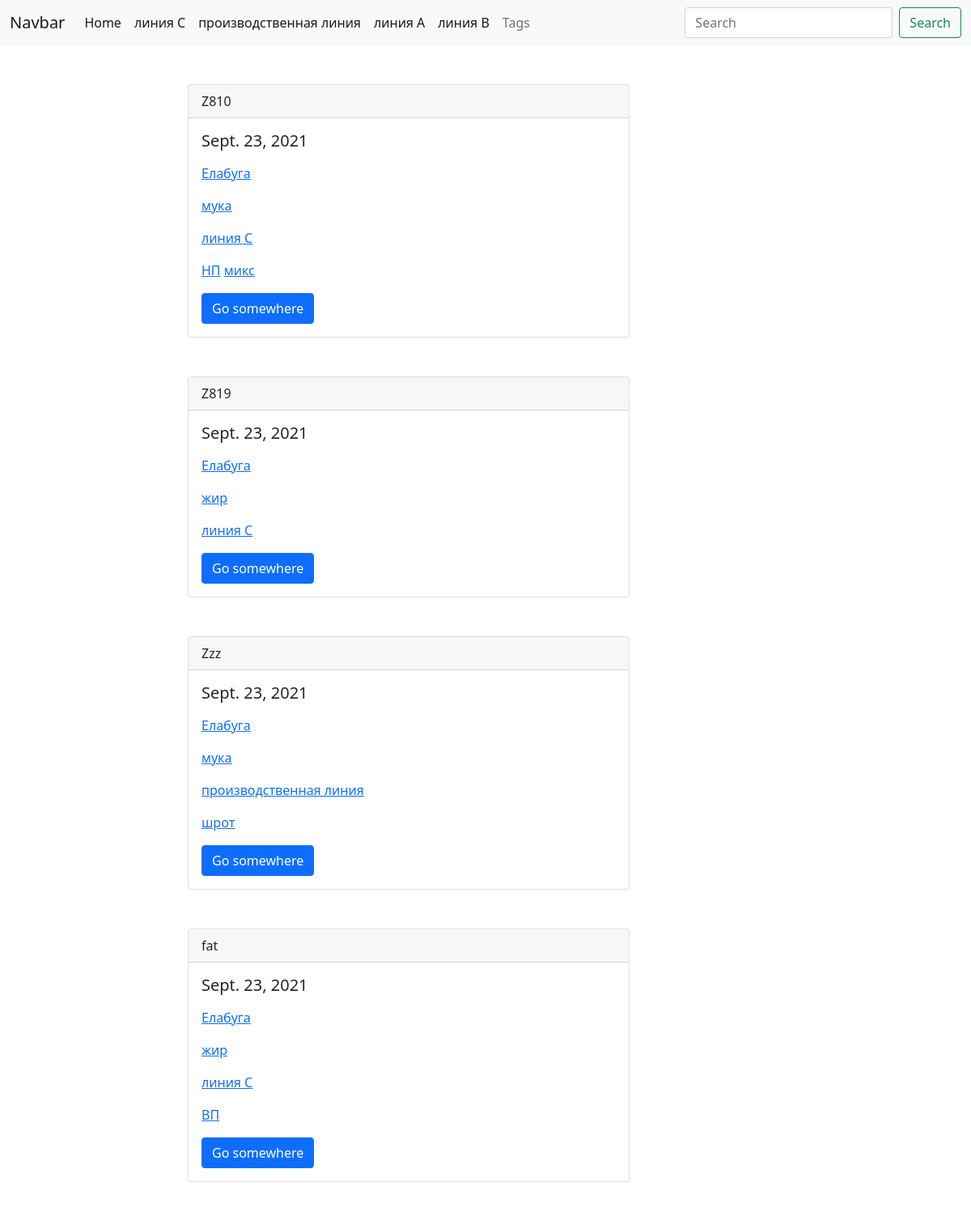
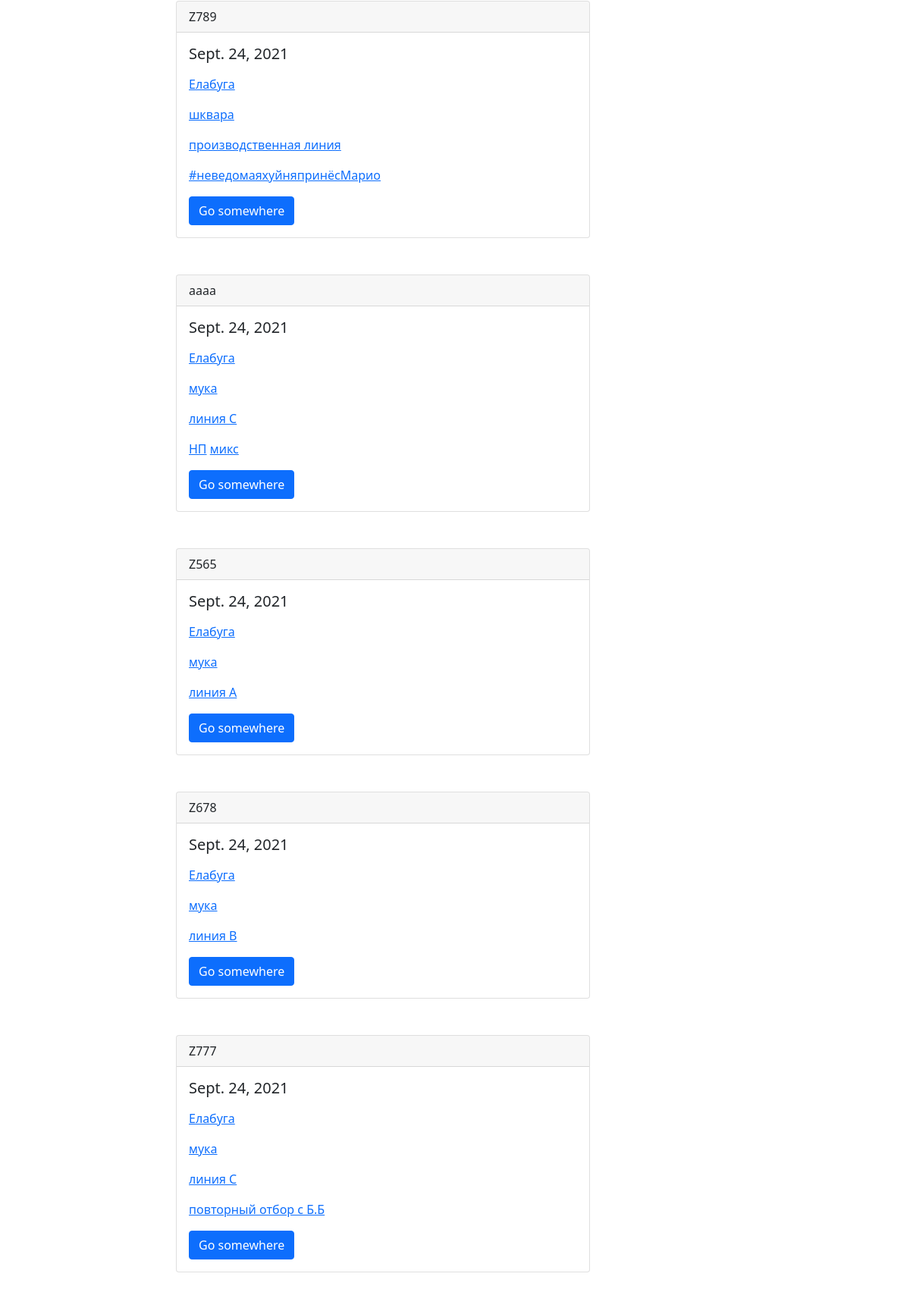
Screenshot of /company/Elabuga/ (upper part) with the database file from the repository (2 pictures, top to bottom).
### main/models.py (models this page shows, shortened)
class Product(models.Model):
    name = models.CharField(max_length=50, unique=True)
    slug = models.SlugField(unique=True)
    def __str__(self):
        return self.name

class Sample(models.Model):
    sample = models.SlugField(unique=True)
    date_pub = models.DateField(auto_now_add=True)
    company = models.ForeignKey('Company', on_delete=models.CASCADE)
    product = models.ForeignKey('Product', on_delete=models.CASCADE)
    material = models.ForeignKey('Material', on_delete=models.CASCADE)
    categorys = models.ManyToManyField('Category', blank=True,related_name='samples')

class Company(models.Model):
    name = models.CharField(max_length=50, unique=True)
    slug = models.SlugField(unique=True)
    def get_absolute_url(self):
        return reverse('company_detail_url', kwargs={'slug': self.slug})
    def __str__(self):
        return self.name

class Material(models.Model):
    name = models.CharField(max_length=50, unique=True, help_text='e.g мука, жир, шквара')
    slug = models.SlugField(unique=True)
    def __str__(self):
        return self.name

class Category(models.Model):
    name = models.CharField(max_length=50, unique=True)
    slug = models.SlugField(unique=True)

### main/views.py (the view)
# urls.py: path('company/<str:slug>/', company_detail, name='company_detail_url'),
def company_detail(request, slug):
    company = Company.objects.get(slug=slug)
    samples = company.sample_set.all()
    product = Product.objects.filter(sample__company__slug=slug).distinct()
    context = {
        'company':company,
        'samples':samples,
        'product':product
    }
    return render(request, 'main/company_detail.html', context)

### main/templates/main/company_detail.html
{% extends 'main/base_main.html' %}
{% block navbar %}
    {% for item in product %}
        <li class="nav-item">
            <a class="nav-link active" aria-current="page" href="{% url 'company_product_url' company=company.slug product=item.slug %}">{{ item.name }}</a>
        </li>
    {% endfor %}
{% endblock navbar %}
{% block content %}
{% for sample in samples %}
{% include 'main/includes/sample_card_template.html' %}
{% endfor %}
{% endblock content %}

### main/templates/main/includes/sample_card_template.html
<div class="card mb-5">
    <div class="card-header">
    {{ sample.sample }}
    </div>
    <div class="card-body">
    <h5 class="card-title">{{ sample.date_pub }}</h5>
    <p class="card-text">
        <p>
            <a href="{{ sample.company.get_absolute_url }}">{{ sample.company }}</a>
        </p>
       <p>
        <a href="{% url 'company_product_material_url' company=sample.company.slug product=sample.product.slug material=sample.material.slug %}">{{ sample.material }}</a>
        </p>
        <p>
            <a href="{% url 'company_product_url' company=sample.company.slug product=sample.product.slug %}">{{ sample.product }}</a>
        </p>
       {% for category in sample.categorys.all %}
       <a href="{% url 'company_product_material_category_url' company=sample.company.slug product=sample.product.slug material=sample.material.slug category=category.slug %}">{{ category.name }}</a>
       {% endfor %}
    </p>
    <a href="#" class="btn btn-primary">Go somewhere</a>
    </div>
</div>

### rows the page displays
Product: name "линия C"
Product: name "производственная линия"
Product: name "линия A"
Product: name "линия B"
Sample: sample "Z810", date_pub "Sept. 23, 2021", company "Елабуга", material "мука", product "линия C"
Category: name "НП"
Category: name "микс"
Sample: sample "Z819", date_pub "Sept. 23, 2021", company "Елабуга", material "жир", product "линия C"
Sample: sample "Zzz", date_pub "Sept. 23, 2021", company "Елабуга", material "мука", product "производственная линия"
Category: name "шрот"
Sample: sample "fat", date_pub "Sept. 23, 2021", company "Елабуга", material "жир", product "линия C"
Category: name "ВП"
Sample: sample "Z789", date_pub "Sept. 24, 2021", company "Елабуга", material "шквара", product "производственная линия"
Category: name "#неведомаяхуйняпринёсМарио"
Sample: sample "aaaa", date_pub "Sept. 24, 2021", company "Елабуга", material "мука", product "линия C"
Sample: sample "Z565", date_pub "Sept. 24, 2021", company "Елабуга", material "мука", product "линия A"
Sample: sample "Z678", date_pub "Sept. 24, 2021", company "Елабуга", material "мука", product "линия B"
Sample: sample "Z777", date_pub "Sept. 24, 2021", company "Елабуга", material "мука", product "линия C"
Category: name "повторный отбор с Б.Б"
